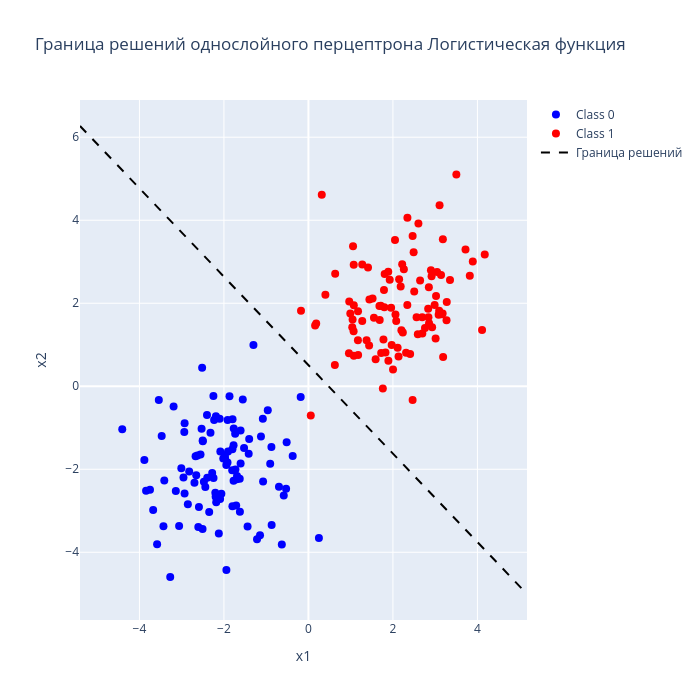

The cell this chart's notebook holds for it:
### Markdown cell above
## Решение с сигмоидой

### Code cell
weights, bias = solve_single_perceptron(
    X,
    y,
    activation_function=logistic_function,
)
plot_boundart(weights, bias, 'Логистическая функция')
